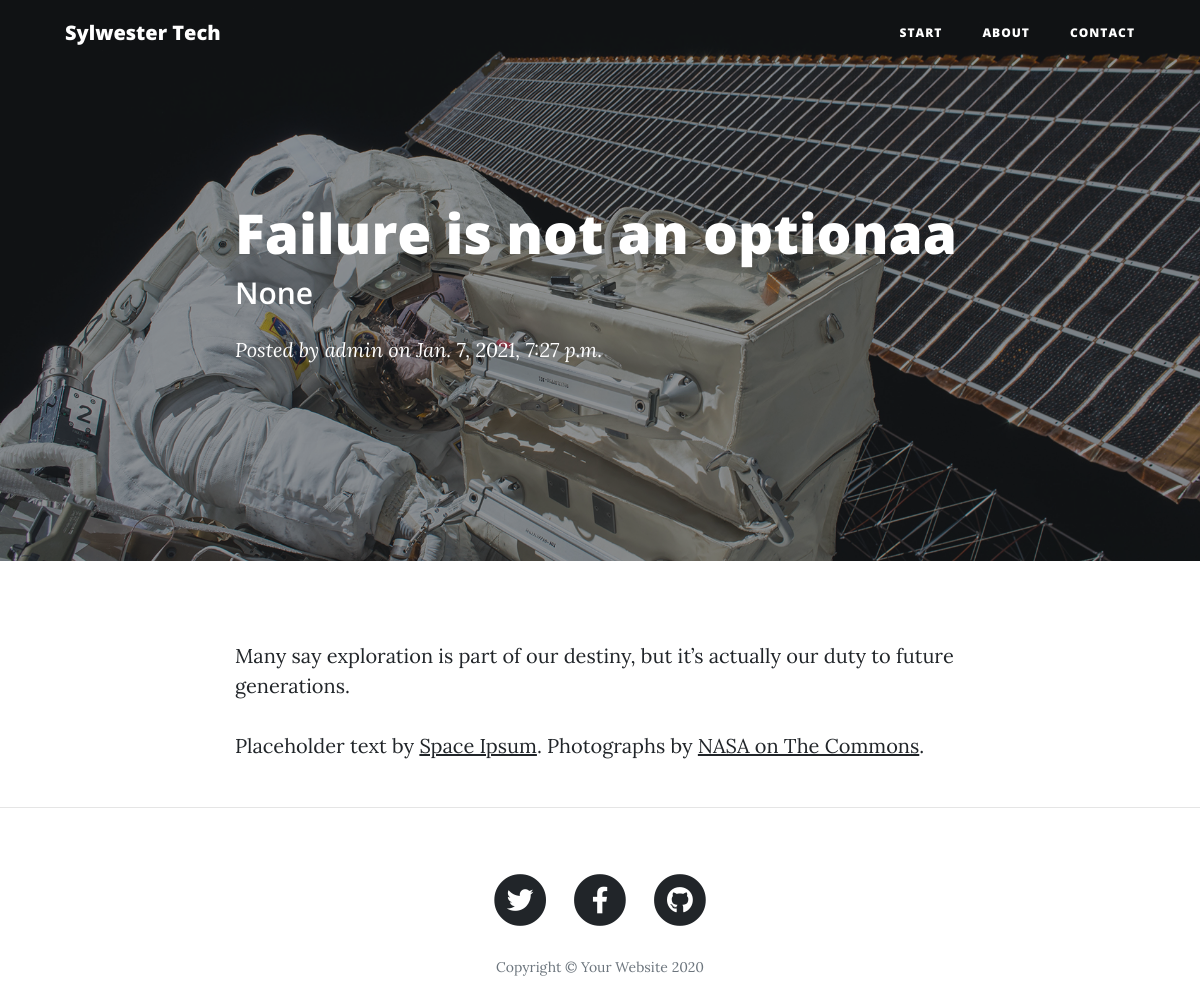
/blog/failure-not-option/, run on the app's committed database.
### blog/models.py (models this page shows, shortened)
class Post(models.Model):
    title = models.CharField(max_length = 55)
    subhead = models.CharField(max_length = 255, blank=True, null=True)
    slug = models.SlugField(max_length=55, unique = True)
    body = models.TextField()
    status = models.IntegerField(choices = STATUS,
                                 default = 1)
    created_by = models.ForeignKey(User,
                                on_delete = models.CASCADE)
    created_date = models.DateTimeField(auto_now_add = True)
    update_date = models.DateTimeField(auto_now = True)
    publish_date = models.DateTimeField(default=now)
    class Meta:
        ordering = ('-created_date',)

### blog/views.py (the view)
# urls.py: path('<slug:get_slug>/', PostDetailView.as_view(), name = 'post_detail'),
class PostDetailView(DetailView):
    model = Post
    slug_field = 'slug'
    slug_url_kwarg = 'get_slug'
    template_name = "blog/post_detail.html"

### templates/blog/post_detail.html (shortened to what this page needs)
{% extends "base/base.html" %}
{% load static %}
{% block content %}
{% include 'base/navbar.html' %}
<header class="masthead" style="background-image: url('/media/post-bg.jpg')">
    <div class="overlay"></div>
    <div class="container">
      <div class="row">
        <div class="col-lg-8 col-md-10 mx-auto">
          <div class="post-heading">
            <h1>{{object.title}}</h1>
            <h2 class="subheading">{{object.subhead}}</h2>
            <span class="meta">Posted by
              <a href="#">{{ object.created_by }}</a>
              on {{ object.publish_date}}</span>
          </div>
        </div>
      </div>
    </div>
  </header>
  <article>
    <div class="container">
        <div class="row">
            <div class="col-lg-8 col-md-10 mx-auto">
                {{ object.body|linebreaks }}
                <p>Placeholder text by
                    <a href="http://spaceipsum.com/">Space Ipsum</a>. Photographs by
                    <a href="https://www.flickr.com/photos/nasacommons/">NASA on The Commons</a>.</p>
            </div>
        </div>
    </div>
</article>
<hr>
{% include 'base/footer.html' %}
{% endblock %}

### data on the page
Post: title "Failure is not an optionaa", subhead "None", created_by "admin", publish_date "Jan. 7, 2021, 7:27 p.m.", body "Many say exploration is part of our destiny, but it’s actually our duty to future generations."
